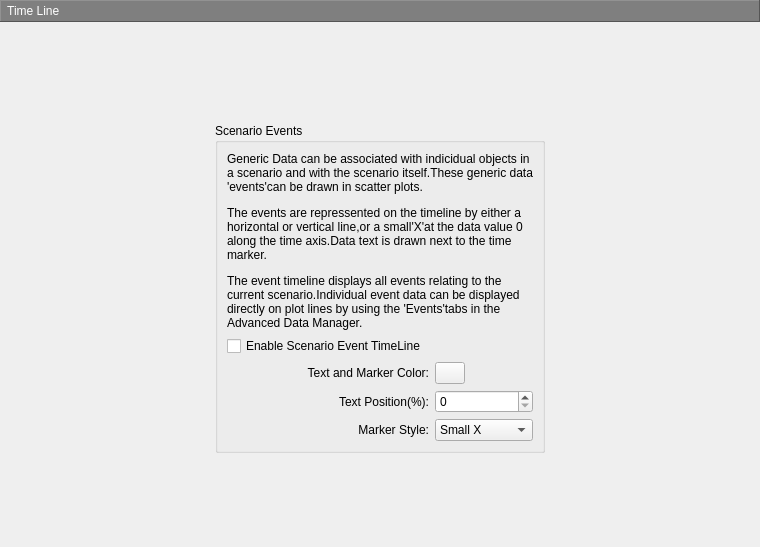
       <widget class="QWidget" name="page_9">
        <layout class="QVBoxLayout" name="verticalLayout_74">
         <property name="leftMargin">
          <number>0</number>
         </property>
         <property name="topMargin">
          <number>0</number>
         </property>
         <property name="rightMargin">
          <number>0</number>
         </property>
         <property name="bottomMargin">
          <number>0</number>
         </property>
         <item>
          <widget class="QLabel" name="label_187">
           <property name="minimumSize">
            <size>
             <width>0</width>
             <height>22</height>
            </size>
           </property>
           <property name="styleSheet">
            <string notr="true">color: rgb(255, 255, 255);
background-color: rgb(127, 127, 127);</string>
           </property>
           <property name="frameShape">
            <enum>QFrame::Panel</enum>
           </property>
           <property name="frameShadow">
            <enum>QFrame::Raised</enum>
           </property>
           <property name="text">
            <string> Time Line</string>
           </property>
          </widget>
         </item>
         <item>
          <spacer name="verticalSpacer_8">
           <property name="orientation">
            <enum>Qt::Vertical</enum>
           </property>
           <property name="sizeHint" stdset="0">
            <size>
             <width>20</width>
             <height>95</height>
            </size>
           </property>
          </spacer>
         </item>
         <item>
          <layout class="QHBoxLayout" name="horizontalLayout_23">
           <item>
            <spacer name="horizontalSpacer_39">
             <property name="orientation">
              <enum>Qt::Horizontal</enum>
             </property>
             <property name="sizeHint" stdset="0">
              <size>
               <width>215</width>
               <height>20</height>
              </size>
             </property>
            </spacer>
           </item>
           <item>
            <widget class="QGroupBox" name="groupBox_20">
             <property name="title">
              <string>Scenario Events</string>
             </property>
             <layout class="QVBoxLayout" name="verticalLayout_47">
              <item>
               <layout class="QVBoxLayout" name="verticalLayout_32" stretch="1,0,0">
                <item>
                 <widget class="QLabel" name="label_82">
                  <property name="text">
                   <string>&lt;html&gt;&lt;head/&gt;&lt;body&gt;&lt;p&gt;Generic Data can be associated with indicidual objects in a scenario and with the scenario itself.These generic data 'events'can be drawn in scatter plots.&lt;/p&gt;&lt;p&gt;The events are repressented on the timeline by either a horizontal or vertical line,or a small'X'at the data value 0 along the time axis.Data text is drawn next to the time marker.&lt;/p&gt;&lt;p&gt;The event timeline displays all events relating to the current scenario.Individual event data can be displayed directly on plot lines by using the 'Events'tabs in the Advanced Data Manager.&lt;/p&gt;&lt;/body&gt;&lt;/html&gt;</string>
                  </property>
                  <property name="wordWrap">
                   <bool>true</bool>
                  </property>
                 </widget>
                </item>
                <item>
                 <layout class="QHBoxLayout" name="horizontalLayout_67">
                  <item>
                   <widget class="QCheckBox" name="checkBox_24">
                    <property name="text">
                     <string>Enable Scenario Event TimeLine</string>
                    </property>
                   </widget>
                  </item>
                  <item>
                   <spacer name="horizontalSpacer_37">
                    <property name="orientation">
                     <enum>Qt::Horizontal</enum>
                    </property>
                    <property name="sizeHint" stdset="0">
                     <size>
                      <width>40</width>
                      <height>20</height>
                     </size>
                    </property>
                   </spacer>
                  </item>
                 </layout>
                </item>
                <item>
                 <layout class="QGridLayout" name="gridLayout_21">
                  <item row="0" column="0">
                   <widget class="QLabel" name="label_83">
                    <property name="text">
                     <string>Text and Marker Color:</string>
                    </property>
                    <property name="alignment">
                     <set>Qt::AlignRight|Qt::AlignTrailing|Qt::AlignVCenter</set>
                    </property>
                   </widget>
                  </item>
                  <item row="0" column="1">
                   <widget class="ColorButton" name="pushButton_49">
                    <property name="maximumSize">
                     <size>
                      <width>30</width>
                      <height>30</height>
                     </size>
                    </property>
                    <property name="text">
                     <string/>
                    </property>
                   </widget>
                  </item>
                  <item row="1" column="0">
                   <widget class="QLabel" name="label_84">
                    <property name="text">
                     <string>Text Position(%):</string>
                    </property>
                    <property name="alignment">
                     <set>Qt::AlignRight|Qt::AlignTrailing|Qt::AlignVCenter</set>
                    </property>
                   </widget>
                  </item>
                  <item row="1" column="1">
                   <widget class="QSpinBox" name="spinBox_5"/>
                  </item>
                  <item row="2" column="0">
                   <widget class="QLabel" name="label_85">
                    <property name="text">
                     <string>Marker Style:</string>
                    </property>
                    <property name="alignment">
                     <set>Qt::AlignRight|Qt::AlignTrailing|Qt::AlignVCenter</set>
                    </property>
                   </widget>
                  </item>
                  <item row="2" column="1">
                   <widget class="QComboBox" name="comboBox_14">
                    <item>
                     <property name="text">
                      <string>Small X</string>
                     </property>
                    </item>
                    <item>
                     <property name="text">
                      <string>Vertical Line</string>
                     </property>
                    </item>
                   </widget>
                  </item>
                 </layout>
                </item>
               </layout>
              </item>
             </layout>
            </widget>
           </item>
           <item>
            <spacer name="horizontalSpacer_38">
             <property name="orientation">
              <enum>Qt::Horizontal</enum>
             </property>
             <property name="sizeHint" stdset="0">
              <size>
               <width>215</width>
               <height>20</height>
              </size>
             </property>
            </spacer>
           </item>
          </layout>
         </item>
         <item>
          <spacer name="verticalSpacer_9">
           <property name="orientation">
            <enum>Qt::Vertical</enum>
           </property>
           <property name="sizeHint" stdset="0">
            <size>
             <width>20</width>
             <height>94</height>
            </size>
           </property>
          </spacer>
         </item>
        </layout>
       </widget>
